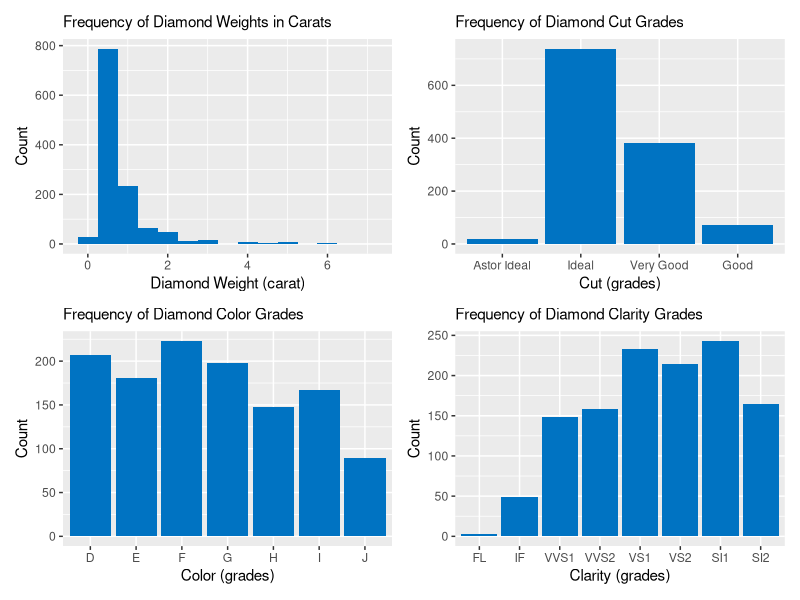
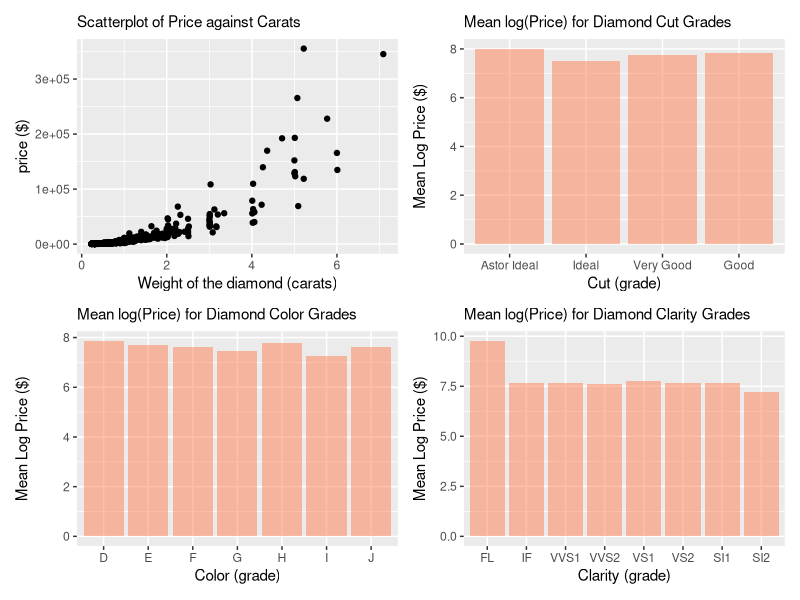
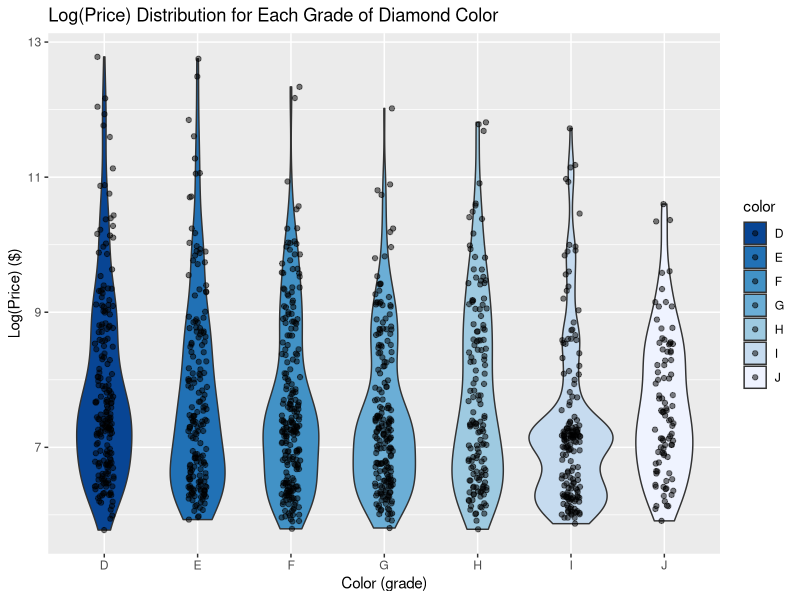
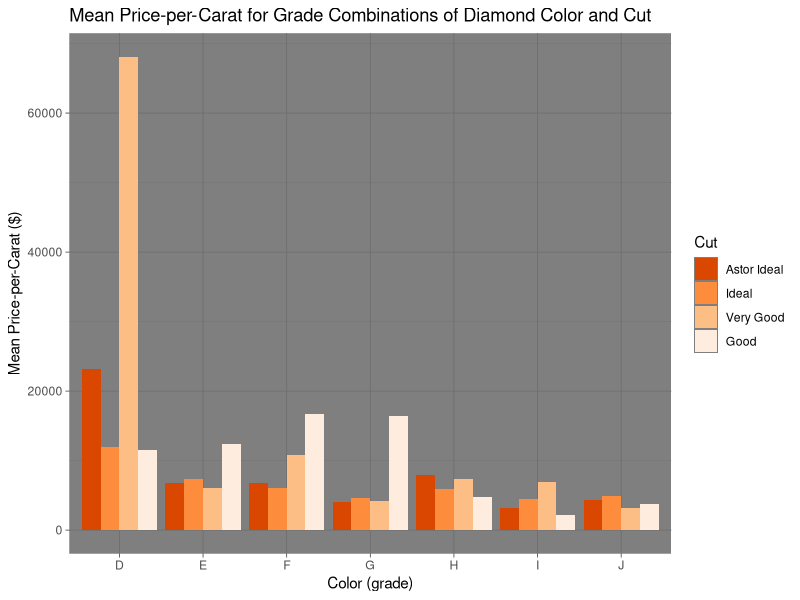
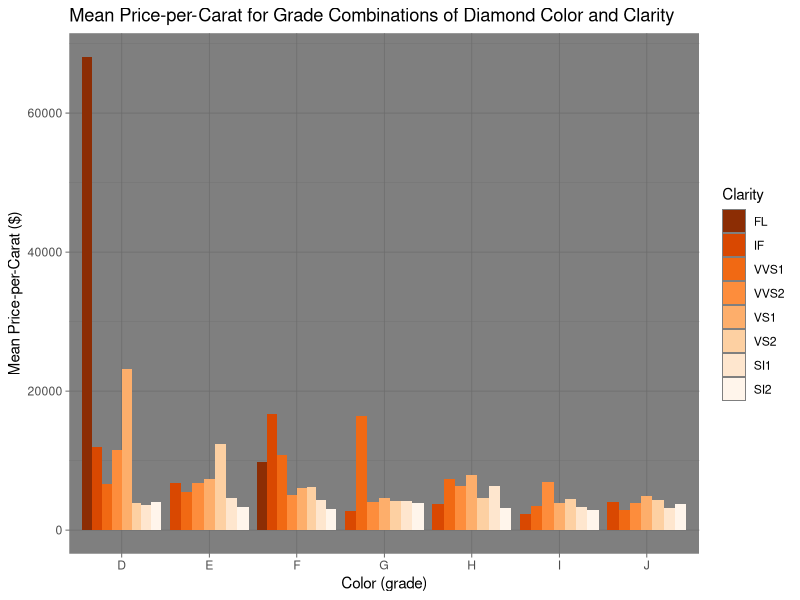

Write R code to recreate these figures, in order.
## ---- chunk 1
## reads in the diamonds4.csv file
diamonds<-read.csv("diamonds4.csv", header=TRUE)
## ---- chunk 2
# created 'price per carat" to normalize based on a wide range of carat weights
vec<- (diamonds$price / diamonds$carat)
diamonds["price_per_carat"]<-vec
## ---- chunk 3
# created the log(price) column to transform the y-variable. 
vec<- log(diamonds$price)
diamonds["log_price"]<-vec
## ---- chunk 4
# reorders these two columns in the diamonds data frame so it plots in descending order.
diamonds$clarity<- factor(diamonds$clarity, levels=c("FL", "IF", "VVS1", "VVS2", "VS1", "VS2", "SI1", "SI2"))
diamonds$cut<- factor(diamonds$cut, levels=c("Astor Ideal", "Ideal", "Very Good", "Good"))
## ---- chunk 5
print("min price: ")
min(diamonds$price)
print("max price: ")
max(diamonds$price)
print("mean price")
mean(diamonds$price)
median(diamonds$price)

print("min carat weight: ")
min(diamonds$carat)
print("max carat weight: ")
max(diamonds$carat)
print("mean weight")
mean(diamonds$carat)
median(diamonds$carat)
## ---- chunk 6
# Creates univariate plots for each of the 4 C's by counting the number of observations for each sub-category (grade)
library(ggplot2)
p1<-ggplot(diamonds, aes(carat)) + 
  geom_histogram(binwidth = 0.5, fill = "#0073C2FF")+ 
  ggtitle("Frequency of Diamond Weights in Carats")+
  xlab("Diamond Weight (carat)") + ylab("Count")+ theme(plot.title = element_text(size=11))

p2<-ggplot(diamonds, aes(cut)) + 
  geom_bar(fill = "#0073C2FF") + 
  ggtitle("Frequency of Diamond Cut Grades")+
  xlab("Cut (grades)") + ylab("Count")+ theme(plot.title = element_text(size=11))

p3<-ggplot(diamonds, aes(color)) + 
  geom_bar(fill = "#0073C2FF") + 
  ggtitle("Frequency of Diamond Color Grades")+
  xlab("Color (grades)") + ylab("Count")+ theme(plot.title = element_text(size=11))

p4<-ggplot(diamonds, aes(clarity)) + 
  geom_bar(fill = "#0073C2FF") + 
  ggtitle("Frequency of Diamond Clarity Grades")+
  xlab("Clarity (grades)") + ylab("Count")+ theme(plot.title = element_text(size=11))
## ---- chunk 7
# Outputs the Univariate Plots
library(patchwork)
p1 + p2 + p3 + p4 + plot_layout(ncol = 2)
## ---- chunk 8
# Creates frequency tables for Cut, Color, and Clarity
freq_cut<-table(diamonds$cut)
freq_color<-table(diamonds$color)
freq_clarity<-table(diamonds$clarity)

# Prints the Cut frequency table
order_ind<-c("Astor Ideal", "Ideal", "Very Good", "Good")
print("Frequency Table for Grades of Diamond Cut")
freq_cut[order_ind]
## ---- chunk 9
# Prints the Color frequency table
print("Frequency Table for Grades of Diamond Color")
print(freq_color)
## ---- chunk 10
# Prints the Clarity frequency table
order_ind<-c("FL", "IF", "VVS1", "VVS2", "VS1", "VS2", "SI1", "SI2")
print("Frequency Table for Grades of Diamond Clarity")
freq_clarity[order_ind]
## ---- chunk 11
library(ggplot2)

# This code block creates a dataframe for cut, color and clarity. The mean(log(price)) is calculated for each grade of cut, color and clarity.
# These data frames are used for the bivariate plots of Price against each of the C's. 
cut_mean<-aggregate(diamonds$log_price, list(diamonds$cut), FUN=mean)
cols <- c("Cut", "Mean_log_Price")
colnames(cut_mean) <- cols
cut_mean$Cut<- factor(cut_mean$Cut, levels=c("Astor Ideal", "Ideal", "Very Good", "Good"))

color_mean<-aggregate(diamonds$log_price, list(diamonds$color), FUN=mean)
cols <- c("Color", "Mean_log_Price")
colnames(color_mean) <- cols

clarity_mean<-aggregate(diamonds$log_price, list(diamonds$clarity), FUN=mean)
cols <- c("Clarity", "Mean_log_Price")
colnames(clarity_mean) <- cols
clarity_mean$Clarity<- factor(clarity_mean$Clarity, levels=c("FL", "IF", "VVS1", "VVS2", "VS1", "VS2", "SI1", "SI2"))
## ---- chunk 12
# Creates a bivariate plot for each of the 4 C's
g1<-ggplot(diamonds, aes(x=carat, y=price))+
  geom_point()+
  labs(x="Weight of the diamond (carats)", y="price ($)",
       title="Scatterplot of Price against Carats") + theme(plot.title = element_text(size=11))

g2<-ggplot(cut_mean, aes(x=Cut, y=Mean_log_Price)) + geom_bar(stat = "identity", fill = "coral", alpha = 0.5) + 
  ggtitle("Mean log(Price) for Diamond Cut Grades") +
  xlab("Cut (grade)") + ylab("Mean Log Price ($)") + theme(plot.title = element_text(size=11))

g3<-ggplot(color_mean, aes(x=Color, y=Mean_log_Price)) + geom_bar(stat = "identity", fill = "coral", alpha = 0.5) + 
  ggtitle("Mean log(Price) for Diamond Color Grades") +
  xlab("Color (grade)") + ylab("Mean Log Price ($)")+ theme(plot.title = element_text(size=11))

g4<-ggplot(clarity_mean, aes(x=Clarity, y=Mean_log_Price)) + geom_bar(stat = "identity", fill = "coral", alpha = 0.5) + 
  ggtitle("Mean log(Price) for Diamond Clarity Grades") +
  xlab("Clarity (grade)") + ylab("Mean Log Price ($)")+ theme(plot.title = element_text(size=11))
## ---- chunk 13
# Outputs the four bivariate plots.
library(patchwork)
g1 + g2 + g3 + g4 + plot_layout(ncol = 2)
## ---- chunk 14
# Outputs the distribution of log(Price) values for each Diamond Color Grade
ggplot(diamonds, aes(x=color, y=log_price, fill=color)) +
  geom_violin() +
  geom_jitter(width=0.1, alpha=0.5) +
  scale_fill_brewer(palette="Blues", direction=-1)+ 
  ggtitle("Log(Price) Distribution for Each Grade of Diamond Color")+
  xlab("Color (grade)") + ylab("Log(Price) ($)")
## ---- chunk 15
library(MASS)
library(reshape)
library(reshape2)

# A new dataframe 'varmeans' is created to represent the 'mean price_per_carat' for all cut/color/clarity combinations of the diamonds.
# This dataframe is used for the multivariate plots.
var_means<-aggregate(diamonds$price_per_carat, list(diamonds$cut, diamonds$color, diamonds$clarity), FUN=mean)
cols <- c("Cut", "Color", "Clarity", "Mean_Price_Per_Carat")
colnames(var_means) <- cols
var_means$Clarity<- factor(var_means$Clarity, levels=c("FL", "IF", "VVS1", "VVS2", "VS1", "VS2", "SI1", "SI2"))
var_means$Cut<- factor(var_means$Cut, levels=c("Astor Ideal", "Ideal", "Very Good", "Good"))
## ---- chunk 16
# Outputs comparisons of Color and Cut combinations
p<-ggplot(var_means, aes(x=Color, y=Mean_Price_Per_Carat, fill=Cut)) +
  geom_bar(position="dodge", stat = "identity") +
  scale_fill_brewer(palette = 7, direction = -1) +
  scale_colour_brewer(palette = 1)
p+theme_dark() + ggtitle("Mean Price-per-Carat for Grade Combinations of Diamond Color and Cut") +
  xlab("Color (grade)") + ylab("Mean Price-per-Carat ($)")
## ---- chunk 17
# Outputs comparisons of Color and Clarity combinations
p<-ggplot(var_means, aes(x=Color, y=Mean_Price_Per_Carat, fill=Clarity)) +
  geom_bar(position="dodge", stat = "identity") +
  scale_fill_brewer(palette = 7, direction = -1) +
  scale_colour_brewer(palette = 1)
p+theme_dark() + ggtitle("Mean Price-per-Carat for Grade Combinations of Diamond Color and Clarity") +
  xlab("Color (grade)") + ylab("Mean Price-per-Carat ($)")
